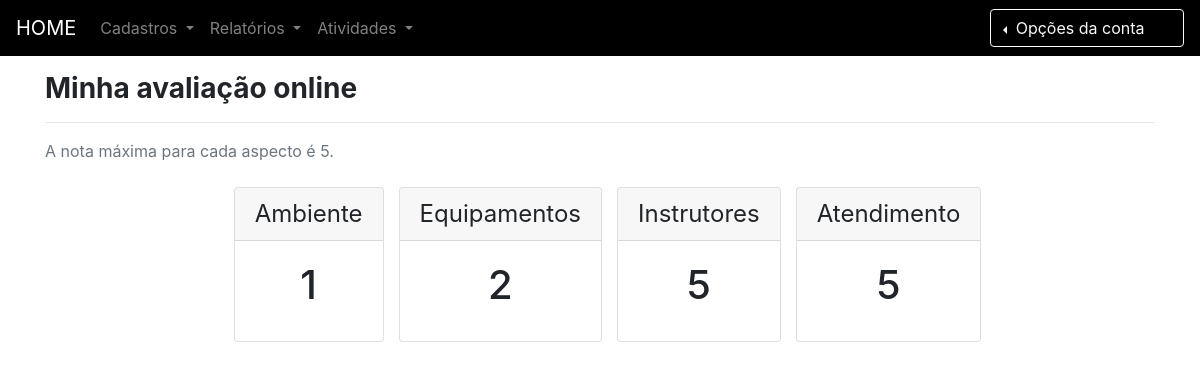
Page /avaliacoes/media-das-avaliações/ (signed in) on the committed database.
### avaliacoes/models.py (models this page shows)
class Avaliacao(models.Model):
	is_avaliado = models.BooleanField(default=False)
	notaCriterio1 = models.IntegerField(default = 0, blank = False, null = True)
	notaCriterio2 = models.IntegerField(default = 0, blank = False, null = True)
	notaCriterio3 = models.IntegerField(default = 0, blank = False, null = True)
	notaCriterio4 = models.IntegerField(default = 0, blank = False, null = True)
	comentario = models.CharField('Comentario', max_length=200, null = True, blank = True)
	criterio1 = models.ForeignKey('Criterio', on_delete=models.CASCADE,related_name='+', blank=True, null=True)
	criterio2 = models.ForeignKey('Criterio', on_delete=models.CASCADE,related_name='+', blank=True, null=True)
	criterio3 = models.ForeignKey('Criterio', on_delete=models.CASCADE,related_name='+', blank=True, null=True)
	criterio4 = models.ForeignKey('Criterio', on_delete=models.CASCADE,related_name='+', blank=True, null=True)
	avaliador = models.OneToOneField(settings.AUTH_USER_MODEL, on_delete=models.CASCADE, null=True, blank=True, unique=True)
	created_at = models.DateTimeField('Criado em',auto_now_add = True)
	updated_at = models.DateTimeField('Atualizado em',auto_now = True)
	class Meta:
		verbose_name = "Avaliação"
		verbose_name_plural = "Avaliações"
		ordering = ['is_avaliado','notaCriterio1','notaCriterio2','notaCriterio3','notaCriterio4','comentario','criterio1','criterio2','criterio3','criterio4','avaliador','created_at']

### avaliacoes/views.py (called while the page is built)
@permission_required('avaliacoes.add_avaliacao', login_url=views.autorizacao_negada)
def minha_avaliacao(request):
    avaliacao = Avaliacao.objects.filter(avaliador=request.user)
    template_name = 'minha-avaliacao.html'
    context = {
        'avaliacao': avaliacao,
    }
    return render(request, template_name, context)

### avaliacoes/templates/minha-avaliacao.html (shortened to what this page needs)
{% extends "base.html" %}
{% block content %}
<br/><br/><br/>
<div class="container">
	<h3 class="font-weight-bold ">Minha avaliação online</h3>
	<hr/>
	<span class="text-secondary">A nota máxima para cada aspecto é 5.</span>
	<br/><br/>
	<div class="row col-12">
		<div class="card-deck text-center mx-auto">
			<div class="card mb-4 box-shadow">
				<div class="card-header">
					<h4 class="my-0 font-weight-normal">Ambiente</h4>
				</div>
				<div class="card-body">
					{% for notas in avaliacao %}
					<h1 class="card-title pricing-card-title">{{ notas.notaCriterio1}}</h1>
			</div>
		</div>
		<div class="card-deck text-center">
			<div class="card mb-4 box-shadow">
				<div class="card-header">
					<h4 class="my-0 font-weight-normal">Equipamentos</h4>
				</div>
				<div class="card-body">
					<h1 class="card-title pricing-card-title">{{ notas.notaCriterio2}}</h1>
			</div>
		</div>
		<div class="card-deck text-center">
			<div class="card mb-4 box-shadow">
				<div class="card-header">
					<h4 class="my-0 font-weight-normal">Instrutores</h4>
				</div>
				<div class="card-body">
					<h1 class="card-title pricing-card-title">{{ notas.notaCriterio3}}</h1>
			</div>
		</div>
		<div class="card-deck text-center">
			<div class="card mb-4 box-shadow">
				<div class="card-header">
					<h4 class="my-0 font-weight-normal">Atendimento</h4>
				</div>
				<div class="card-body">
					<h1 class="card-title pricing-card-title">{{ notas.notaCriterio4}}</h1>
			</div>
		</div>
		{% endfor%}
	</div>
</div>
{%endblock %}

### core/templates/base.html (style rules this page uses)
.background-site { background: #FFFFFF; background-repeat: repeat; background-size:100%; }

### rows in the picture
Avaliacao: notaCriterio1 "1", notaCriterio2 "2", notaCriterio3 "5", notaCriterio4 "5"
